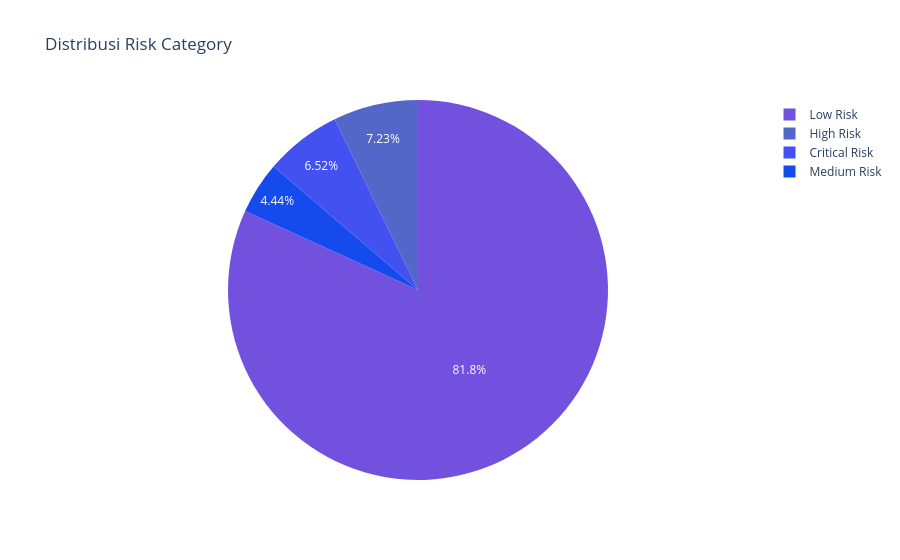

The code cell stored with this chart in its notebook:
### Code cell
# 3. Pie Chart: Distribusi Risk Category
df_risk = qdb("""
    SELECT risk_category, COUNT(*) AS total_loans
    FROM fact_loans
    WHERE risk_category IS NOT NULL AND risk_category != 'Unknown'
    GROUP BY risk_category
""")

fig3 = px.pie(
    df_risk, names="risk_category", values="total_loans",
    title="Distribusi Risk Category",
    color_discrete_sequence=["#7251df", "#5267c7", "#4351f0", "#154BED"]
)
fig3.show()

### Figure 1 — Plotly figure (JSON) as saved in the notebook; plotly's stock layout.template omitted (floating-point values rounded to 4 significant figures)
{"data": [{"domain": {"x": [0, 1], "y": [0, 1]}, "hovertemplate": "risk_category=%{label}<br>total_loans=%{value}<extra></extra>", "labels": ["Low Risk", "Critical Risk", "Medium Risk", "High Risk"], "legendgroup": "", "name": "", "showlegend": true, "type": "pie", "values": [7688, 613, 417, 679]}], "layout": {"legend": {"tracegroupgap": 0}, "piecolorway": ["#7251df", "#5267c7", "#4351f0", "#154BED"], "title": {"text": "Distribusi Risk Category"}}}
